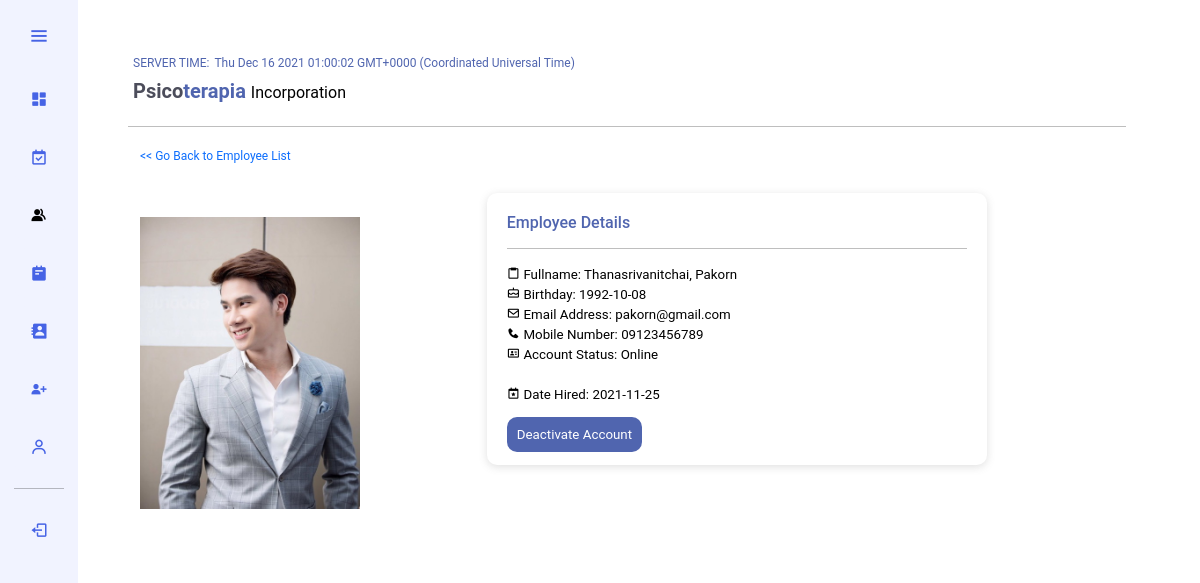
/admin/moderator/employee.php?employees_id=2 (signed in), run on the app's committed database.
### tables this page shows
CREATE TABLE `tbl_company` (
  `id` int(11) NOT NULL,
  `companyname1` text DEFAULT NULL,
  `companyname2` varchar(255) DEFAULT NULL,
  `companyname3` varchar(255) DEFAULT NULL,
  `companylogo` text NOT NULL,
  `organization` varchar(255) NOT NULL,
  `establish` date NOT NULL,
  `mobile` varchar(255) NOT NULL,
  `email` varchar(255) NOT NULL
);

CREATE TABLE `tbl_employee` (
  `id` int(11) NOT NULL,
  `picture` text DEFAULT NULL,
  `lastname` varchar(255) NOT NULL,
  `firstname` varchar(255) NOT NULL,
  `birthday` date NOT NULL,
  `position` varchar(255) NOT NULL,
  `time` time DEFAULT NULL,
  `start_date` date DEFAULT NULL,
  `end_date` date DEFAULT NULL,
  `mobile` varchar(255) NOT NULL,
  `email` varchar(255) NOT NULL,
  `tempomail` varchar(255) DEFAULT NULL,
  `password` varchar(255) NOT NULL,
  `code` mediumint(50) NOT NULL,
  `status` text NOT NULL,
  `created` date NOT NULL
);

### admin/data/control.php (called while the page is built, shortened)
<?php
    require "connection.php";
    $company_details_query = "SELECT * FROM tbl_company WHERE id = 1";
    $company_details = mysqli_query($connect, $company_details_query);
    $fetch_company_details = mysqli_fetch_assoc($company_details);
?>

### admin/moderator/employee.php (the view, shortened to what this page needs)
<?php require_once "../data/control.php"; ?>
<!DOCTYPE html>
<html>
    <head>
        <link href="https://cdn.jsdelivr.net/npm/bootstrap@5.0.2/dist/css/bootstrap.min.css" rel="stylesheet">
        <link href='https://unpkg.com/boxicons@2.0.7/css/boxicons.min.css' rel='stylesheet'>
        <link rel="stylesheet" type="text/css" href="../style/bootstrap.css"/>
        <link rel="stylesheet" type="text/css" href="../style/style.css"/>
    </head>
    <body onload="display_ct();">
        <div class="container-fluid row">
            <div class="sidebar">
                <div class="logo_details" style="transition-timing-function:ease;">
                    <i class='bx bx-menu' id="btn" ></i>
                </div>
                <ul class="nav-list">
                    <li>
                        <a href="dashboard.php"><i class='bx bxs-dashboard' ></i><span class="links_name">Dashboard</span></a>
                    </li>
                    <li>
                        <a href="appointment.php"><i class='bx bx-calendar-check'></i><span class="links_name">Appointments</span></a>
                    </li>
                    <li>
                        <a href="team.php"><i class='bx bxs-group' style="color:#000;"></i><span class="links_name">Team</span></a>
                    </li>
                    <li>
                        <a href="doctor.php"><i class='bx bxs-notepad' ></i><span class="links_name">Doctors Schedule</span></a>
                    </li>
                    <li>
                        <a href="user.php"><i class='bx bxs-contact'></i><span class="links_name">Client's Data</span></a>
                    </li>
                    <li>
                        <a href="create.php"><i class='bx bxs-user-plus'></i><span class="links_name">Create New Account</span></a>
                    </li>
                    <li>
                        <a href="profile.php"><i class='bx bx-user'></i><span class="links_name">Profile</span></a>
                    </li><hr>
                    <li>
                        <a href="logout.php"><i class='bx bx-log-out'></i><span class="links_name">Log out</span></a>
                    </li>
                </ul>
            </div>
            <section class="home-section">
                <span style="font-size: 9pt;color:#5065AF; margin-left:5px; margin-bottom:0px;">SERVER TIME:</span><span id='ct' style="font-size: 9pt;color:#5065AF; margin-left:5px; margin-bottom:0px;"></span>
                <h2 style="font-size:15pt; color:#4C4D5B; margin-left:5px; font-weight:bold; line-height:35px;"><?php echo ucwords($fetch_company_details['companyname1']); ?><span style="color:#5065AF;"><?php echo strtolower($fetch_company_details['companyname2']); ?></span> <span style="font-size:12pt; font-weight:normal;"><?php echo ucwords($fetch_company_details['organization']); ?></span></h2><hr>
                <div class="container-fluid row">
                    <?php
                        if(isset($_SESSION['id'])){
                            $employee_id = $_SESSION['id'];
                            $search_employee_query = "SELECT * FROM tbl_employee WHERE id = $employee_id";
                            $search_employee = mysqli_query($connect, $search_employee_query);
                            $fetch_search_employee = mysqli_fetch_assoc($search_employee);
                        }
                    ?>
                    <div class="col-md-3"><a href="team.php" style="text-decoration:none; font-size:9pt;"><< Go Back to Employee List</a><img style="margin-top:50px;" class="img-fluid" src="../resources/<?=$fetch_search_employee['picture']?>"/></div>
                    <div class="col-md-9" style="padding-top:50px;"><div style="font-size:10pt; width:500px;; margin:auto; border-radius:10px; box-shadow:rgba(99, 99, 99, 0.2)0px 2px 8px 0px; padding:20px;"><h6 style="color:#5065AF;">Employee Details</h6><hr><i class='bx bx-clipboard'></i> Fullname: <?php echo ucwords($fetch_search_employee['lastname']);?>, <?php echo ucwords($fetch_search_employee['firstname']);?><br><i class='bx bx-cake'></i> Birthday: <?php echo $fetch_search_employee['birthday'];?><br><i class='bx bx-envelope'></i> Email Address: <?php echo $fetch_search_employee['email'];?><br><i class='bx bxs-phone'></i> Mobile Number: <?php echo $fetch_search_employee['mobile'];?><br><i class='bx bx-id-card'></i> Account Status: <?php echo ucwords($fetch_search_employee['status']);?><br><br><i class='bx bx-calendar-star'></i> Date Hired: <?php echo $fetch_search_employee['created'];?><br><br><a style="background-color:#5065AF; color:#fff; text-decoration:none; padding:10px; border-radius: 10px;" href="../data/control.php?staffs_id=<?=$fetch_search_employee['id']?>"><?php if($fetch_search_employee['status'] == 'online'){ echo 'Deactivate Account';}else{echo 'Activate Account';}?></a></div>
                </div>
            </section>
        </div>
    </body>
</html>

### admin/style/style.css (style rules this page uses)
* { margin: 0px; padding: 0px; box-sizing: border-box; font-family: "Poppins" , "Roboto", sans-serif; color: #000000; }
div.sidebar { position: fixed; left: 0; top: 0; height: 100%; width: 78px; background: #F1F3FF; padding: 6px 14px; z-index: 99; transition: all 0.5s ease; }
div.sidebar div.logo_details { height: 60px; display: flex; align-items: center; position: relative; }
div.sidebar div.logo_details #btn { position: absolute; top: 50%; right: 0; transform: translateY(-50%); font-size: 22px; transition: all 0.4s ease; font-size: 23px; text-align: center; cursor: pointer; transition: all 0.5s ease; }
div.sidebar i { color: #4663E5; height: 60px; min-width: 50px; font-size: 28px; text-align: center; line-height: 60px; }
ul.nav-list { padding-left: 0px; }
div.sidebar li { position: relative; margin: 8px 0; list-style: none; }
div.sidebar li a { display: flex; height: 100%; width: 100%; border-radius: 12px; align-items: center; text-decoration: none; transition: all 0.4s ease; background: #F1F3FF; }
div.sidebar li i { height: 50px; line-height: 50px; font-size: 18px; border-radius: 12px; }
section.home-section { position: relative; background: #FFFFFF; min-height: 100vh; padding:50px; top: 0; left: 78px; width: calc(100% - 78px); transition: all 0.5s ease; z-index: 2; text-align: left; }

### data on the page
tbl_company: companyname1 "Psico", companyname2 "terapia", organization "Incorporation"
tbl_employee: picture (picture), lastname "Thanasrivanitchai", firstname "Pakorn", birthday "1992-10-08", email "pakorn@gmail.com", mobile "09123456789", status "Online", created "2021-11-25"
